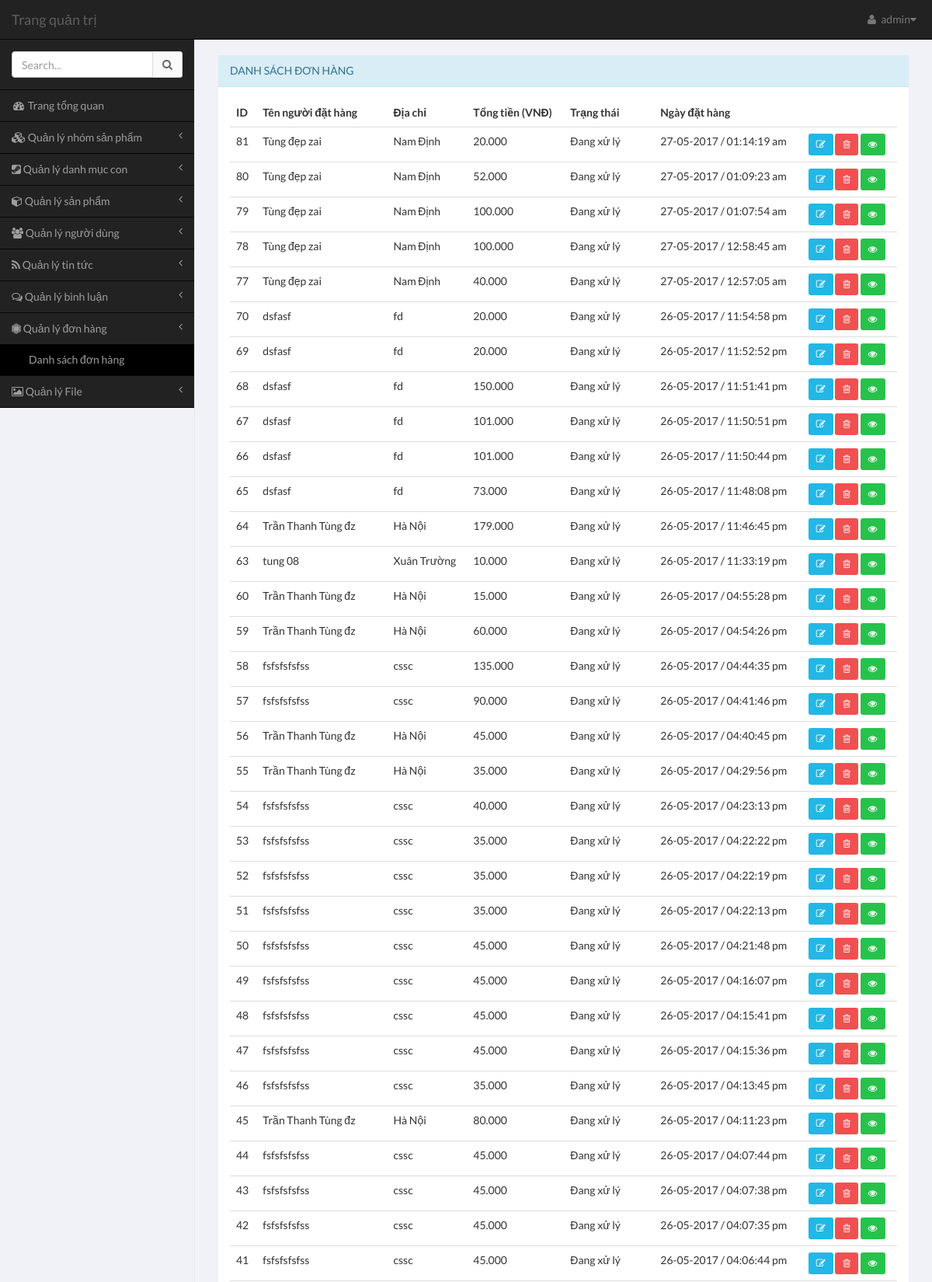
Screenshot of /admin/pages/index.php?module=order&action=list (signed in, upper part) with the database file from the repository.
### tables this page shows
CREATE TABLE `order` (
  `id` int(11) NOT NULL,
  `customer_id` int(11) NOT NULL,
  `total_amount` int(11) DEFAULT '0',
  `status` tinyint(1) DEFAULT NULL,
  `note` varchar(255) DEFAULT NULL,
  `created_date` int(11) DEFAULT NULL
);

CREATE TABLE `user` (
  `user_id` int(11) NOT NULL,
  `username` varchar(100) NOT NULL,
  `password` varchar(64) NOT NULL,
  `email` varchar(100) NOT NULL,
  `full_name` varchar(100) DEFAULT NULL,
  `phone` varchar(100) DEFAULT NULL,
  `address` varchar(255) DEFAULT NULL,
  `role` tinyint(4) NOT NULL DEFAULT '1'
);

### admin/pages/modules/order/list.php (the view)
<?php
$sql = "SELECT o.id,u.full_name,u.address,o.total_amount,o.status,o.created_date FROM `order` AS `o` INNER JOIN user AS u ON o.customer_id = u.user_id order by o.created_date desc" ;
$res = mysqli_query($mysqli,$sql);
	 if ($res && mysqli_num_rows($res)) {
		while ($row = mysqli_fetch_assoc($res)) {
			$data[] = $row;
		}
	}
	$orders = $data;
 ?>
 <div class="row" >
		<div class=" col-xs-12">
			<section class="panel panel-info" style="margin-top: 20px;">
			                              <header class="panel-heading">
			                                  Danh sách đơn hàng
			                            </header>
			                            <div class="panel-body table-responsive">
			                                <table class="table table-hover">
			                                  <thead>
			                                    <tr>
			                                      <th>ID</th>
			                                      <th>Tên người đặt hàng</th>
			                                      <th>Địa chỉ</th>
			                                      <th>Tổng tiền (VNĐ)</th>
			                                      <th>Trạng thái</th>
			                                      <th>Ngày đặt hàng</th>
			                                      <th></th>
			                                  </tr>
			                              </thead>
			                              <tbody>
			                                <?php if($orders) :
			                                    foreach ($orders as $o) :
			                                ?>
			                                <tr>
			                                    <td><?php echo $o['id']; ?></td>
			                                    <td><?php echo $o['full_name']; ?></td>
			                                    <td><?php echo $o['address']; ?></td>
			                                    <td><?php echo number_format($o['total_amount'],0,' ','.') ?></td>
			                                    <?php if($o['status'] == 0){
			                                                  $st = 'Đang xử lý' ;
			                                                }else if($o['status'] == 1){
			                                                  $st ='Đang giao hàng' ;
			                                                }else {
			                                                	$st ='Đã kết thúc' ;
			                                                } ?>
			                                        <td><?php echo $st ?></td>
			                                    <td><?php echo date('d-m-Y / h:i:s a',$o['created_date']); ?></td>
			                                  <td>
				                                    <a href="<?php to('order','edit',$o['id']) ?>" type="button" class="btn btn-sm btn-info" title="Sửa">
						                                <i class="fa fa-pencil-square-o"></i>
						                            </a>
						                            <a href="<?php to('order','delete',$o['id']) ?>" title="Xóa" type="button" class="btn btn-sm btn-danger" onclick="return confirm('Bạn có chắc chắn muốn xóa? ')">
						                                <i class="fa fa-trash-o" ></i>
						                            </a>
						                            <a href="<?php to('order','view',$o['id']) ?>" type="button" class="btn btn-sm btn-success" title="Xem chi tiết">
						                                <i class="fa fa-eye" ></i>
						                           	</a>
			                                  </td>
			                              </tr>
			                                <?php endforeach; endif; ?>
			                                </tbody>
			                            </table>
			                            </div>
			                            </section>
		</div>
</div>

### rows the page displays
order: id "81", user.full_name "Tùng đẹp zai", user.address "Nam Định", total_amount "20.000", status "Đang xử lý", created_date "27-05-2017 / 01:14:19 am"
order: id "80", user.full_name "Tùng đẹp zai", user.address "Nam Định", total_amount "52.000", status "Đang xử lý", created_date "27-05-2017 / 01:09:23 am"
order: id "79", user.full_name "Tùng đẹp zai", user.address "Nam Định", total_amount "100.000", status "Đang xử lý", created_date "27-05-2017 / 01:07:54 am"
order: id "78", user.full_name "Tùng đẹp zai", user.address "Nam Định", total_amount "100.000", status "Đang xử lý", created_date "27-05-2017 / 12:58:45 am"
order: id "77", user.full_name "Tùng đẹp zai", user.address "Nam Định", total_amount "40.000", status "Đang xử lý", created_date "27-05-2017 / 12:57:05 am"
order: id "70", user.full_name "dsfasf", user.address "fd", total_amount "20.000", status "Đang xử lý", created_date "26-05-2017 / 11:54:58 pm"
order: id "69", user.full_name "dsfasf", user.address "fd", total_amount "20.000", status "Đang xử lý", created_date "26-05-2017 / 11:52:52 pm"
order: id "68", user.full_name "dsfasf", user.address "fd", total_amount "150.000", status "Đang xử lý", created_date "26-05-2017 / 11:51:41 pm"
order: id "67", user.full_name "dsfasf", user.address "fd", total_amount "101.000", status "Đang xử lý", created_date "26-05-2017 / 11:50:51 pm"
order: id "66", user.full_name "dsfasf", user.address "fd", total_amount "101.000", status "Đang xử lý", created_date "26-05-2017 / 11:50:44 pm"
order: id "65", user.full_name "dsfasf", user.address "fd", total_amount "73.000", status "Đang xử lý", created_date "26-05-2017 / 11:48:08 pm"
order: id "64", user.full_name "Trần Thanh Tùng đz", user.address "Hà Nội", total_amount "179.000", status "Đang xử lý", created_date "26-05-2017 / 11:46:45 pm"
order: id "63", user.full_name "tung 08", user.address "Xuân Trường", total_amount "10.000", status "Đang xử lý", created_date "26-05-2017 / 11:33:19 pm"
order: id "60", user.full_name "Trần Thanh Tùng đz", user.address "Hà Nội", total_amount "15.000", status "Đang xử lý", created_date "26-05-2017 / 04:55:28 pm"
order: id "59", user.full_name "Trần Thanh Tùng đz", user.address "Hà Nội", total_amount "60.000", status "Đang xử lý", created_date "26-05-2017 / 04:54:26 pm"
order: id "58", user.full_name "fsfsfsfsfss", user.address "cssc", total_amount "135.000", status "Đang xử lý", created_date "26-05-2017 / 04:44:35 pm"
order: id "57", user.full_name "fsfsfsfsfss", user.address "cssc", total_amount "90.000", status "Đang xử lý", created_date "26-05-2017 / 04:41:46 pm"
order: id "56", user.full_name "Trần Thanh Tùng đz", user.address "Hà Nội", total_amount "45.000", status "Đang xử lý", created_date "26-05-2017 / 04:40:45 pm"
order: id "55", user.full_name "Trần Thanh Tùng đz", user.address "Hà Nội", total_amount "35.000", status "Đang xử lý", created_date "26-05-2017 / 04:29:56 pm"
order: id "54", user.full_name "fsfsfsfsfss", user.address "cssc", total_amount "40.000", status "Đang xử lý", created_date "26-05-2017 / 04:23:13 pm"
order: id "53", user.full_name "fsfsfsfsfss", user.address "cssc", total_amount "35.000", status "Đang xử lý", created_date "26-05-2017 / 04:22:22 pm"
order: id "52", user.full_name "fsfsfsfsfss", user.address "cssc", total_amount "35.000", status "Đang xử lý", created_date "26-05-2017 / 04:22:19 pm"
order: id "51", user.full_name "fsfsfsfsfss", user.address "cssc", total_amount "35.000", status "Đang xử lý", created_date "26-05-2017 / 04:22:13 pm"
order: id "50", user.full_name "fsfsfsfsfss", user.address "cssc", total_amount "45.000", status "Đang xử lý", created_date "26-05-2017 / 04:21:48 pm"
order: id "49", user.full_name "fsfsfsfsfss", user.address "cssc", total_amount "45.000", status "Đang xử lý", created_date "26-05-2017 / 04:16:07 pm"
order: id "48", user.full_name "fsfsfsfsfss", user.address "cssc", total_amount "45.000", status "Đang xử lý", created_date "26-05-2017 / 04:15:41 pm"
order: id "47", user.full_name "fsfsfsfsfss", user.address "cssc", total_amount "45.000", status "Đang xử lý", created_date "26-05-2017 / 04:15:36 pm"
order: id "46", user.full_name "fsfsfsfsfss", user.address "cssc", total_amount "35.000", status "Đang xử lý", created_date "26-05-2017 / 04:13:45 pm"
order: id "45", user.full_name "Trần Thanh Tùng đz", user.address "Hà Nội", total_amount "80.000", status "Đang xử lý", created_date "26-05-2017 / 04:11:23 pm"
order: id "44", user.full_name "fsfsfsfsfss", user.address "cssc", total_amount "45.000", status "Đang xử lý", created_date "26-05-2017 / 04:07:44 pm"
order: id "43", user.full_name "fsfsfsfsfss", user.address "cssc", total_amount "45.000", status "Đang xử lý", created_date "26-05-2017 / 04:07:38 pm"
order: id "42", user.full_name "fsfsfsfsfss", user.address "cssc", total_amount "45.000", status "Đang xử lý", created_date "26-05-2017 / 04:07:35 pm"
order: id "41", user.full_name "fsfsfsfsfss", user.address "cssc", total_amount "45.000", status "Đang xử lý", created_date "26-05-2017 / 04:06:44 pm"

### other values shown
$user['username'] "admin"
